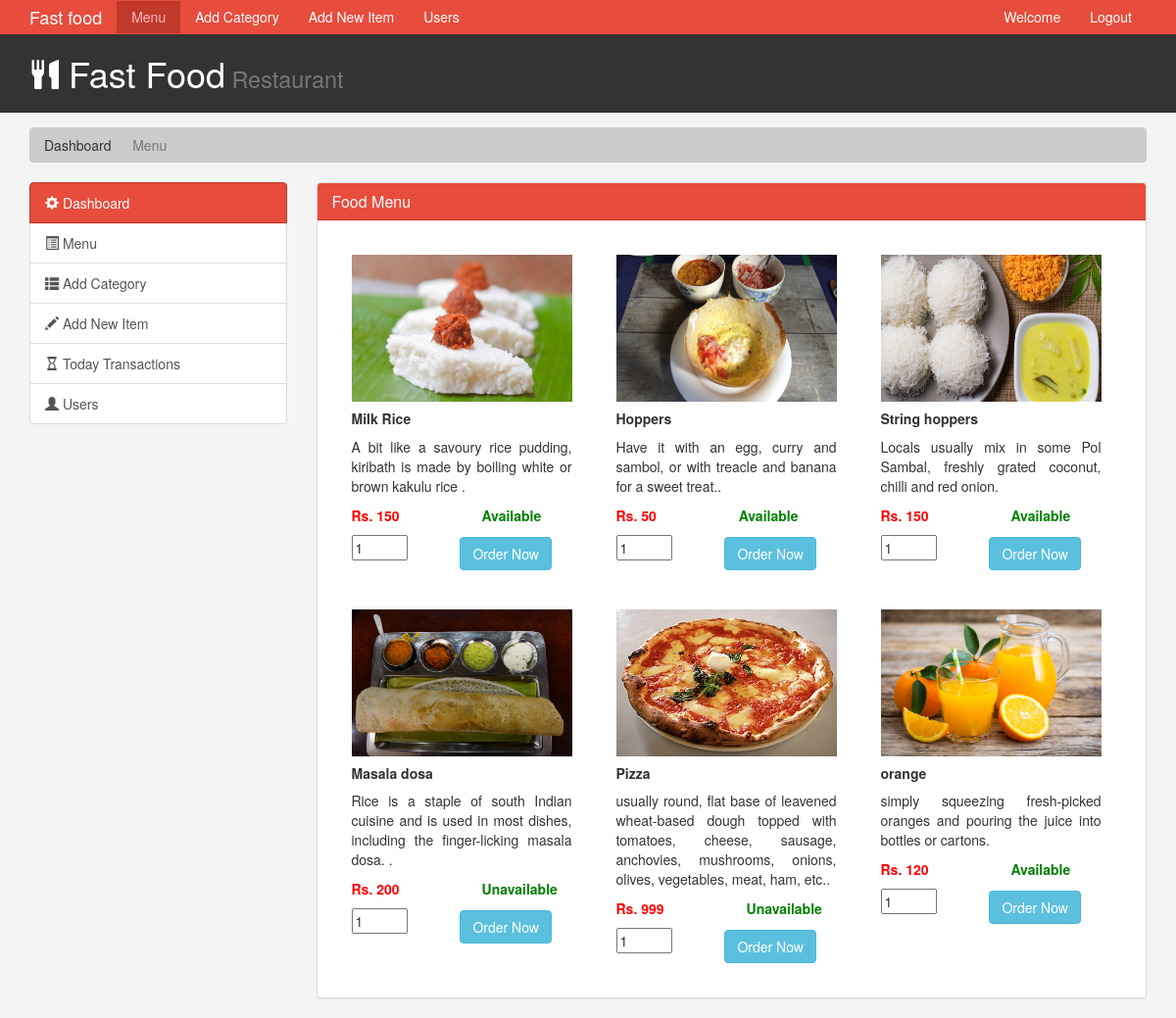
/admin/menu.php, run on the app's committed database.
### tables this page shows
CREATE TABLE `product_list` (
  `id` int(30) NOT NULL,
  `category_id` int(30) NOT NULL,
  `name` varchar(100) NOT NULL,
  `description` text NOT NULL,
  `price` float NOT NULL DEFAULT 0,
  `img_path` text NOT NULL,
  `status` tinyint(1) NOT NULL DEFAULT 1 COMMENT '0= unavailable, 1 Available'
);

### admin/menu.php (the view, shortened to what this page needs)
<?php
   include "db.php";
 ?>
<!DOCTYPE html>
<html lang="en">
  <head>
    <link href="css/bootstrap.min.css" rel="stylesheet">
    <link href="css//style.css" rel="stylesheet">
  </head>
  <body>
    <nav class="navbar navbar-default">
      <div class="container">
        <div class="navbar-header">
          <a class="navbar-brand" href="#">Fast food </a>
        </div>
        <div id="navbar" class="collapse navbar-collapse">
          <ul class="nav navbar-nav">
            <li class="active"><a href="menu.php">Menu</a></li>
            <li ><a href="add_category.html">Add Category</a></li>
            <li><a href="add_Item.html">Add New Item</a></li>
            <li><a href="users.html">Users</a></li>
          </ul>
          <ul class="nav navbar-nav navbar-right">
            <li><a href="#">Welcome </a></li>
            <li><a href="logout.php">Logout</a></li>
          </ul>
        </div>
      </div>
    </nav>
    <header id="header">
      <div class="container">
        <div class="row">
          <div class="col-md-10">
            <h1><span class="glyphicon glyphicon-cutlery" aria-hidden="true"></span> Fast Food<small> Restaurant</small></h1>
          </div>
          <div class="col-md-2">
          </div>
        </div>
      </div>
    </header>
    <section id="breadcrumb">
      <div class="container">
        <ol class="breadcrumb">
          <li><a href="index.php">Dashboard</a></li>
          <li class="active">Menu</li>
        </ol>
      </div>
    </section>
    <section id="main">
      <div class="container">
        <div class="row">
          <div class="col-md-3">
            <div class="list-group">
              <a href="index.php" class="list-group-item active main-color-bg">
                <span class="glyphicon glyphicon-cog" aria-hidden="true"></span> Dashboard
              </a>
              <a href="menu.php" class="list-group-item"><span class="glyphicon glyphicon-list-alt" aria-hidden="true"></span> Menu </a>
              <a href="add_category.html" class="list-group-item"><span class="glyphicon glyphicon-th-list" aria-hidden="true"></span> Add Category </a>
              <a href="add_Item.html" class="list-group-item"><span class="glyphicon glyphicon-pencil" aria-hidden="true"></span> Add New Item</a>
              <a href="today.php" class="list-group-item"><span class="glyphicon glyphicon-hourglass" aria-hidden="true"></span> Today Transactions </a>
              <a href="users.html" class="list-group-item"><span class="glyphicon glyphicon-user" aria-hidden="true"></span> Users </a>
            </div>
          </div>
          <div class="col-md-9">
            <div class="panel panel-default">
              <div class="panel-heading main-color-bg">
                <h3 class="panel-title">Food Menu</h3>
              </div>
              <div class="panel-body" >
              <?php
                    $query = "Select * from product_list order by id ASC";
                    $run = mysqli_query($conn,$query);
                    $checkrow = mysqli_num_rows($run)>0;
                    if($checkrow)
                    {
                        while($row= mysqli_fetch_assoc($run))
                        {
                          if($row['status'] == "1"){
                            $avi="Available";
                         }
                         else{
                           $avi="Unavailable";
                         }
                        ?>
                        <form action="manage_order.php?id=<?php echo $row['id'];?>" method="POST">
                    <div class="col-md-4 card-area"  >
                    <div class="card "  style="width: 18rem;">
                    <img class="card-img-top" src="uploadFiles/<?php echo $row['img_path'];?>"width="225px" height="150px"alt="Card image">
                    <div class="card-body" style="width:225px">
                        <h5 class="card-title"><b><?php echo $row['name'];?></b></h5>
                        <p class="card-text" style="width:225px;text-align:justify"><?php echo $row['description'];?>.</p>
                        <label style="color:red" ><b><?php echo "Rs. ".$row['price'];?></b></label>
                        <label style="color:green;margin-left:80px"><b><?php echo $avi ;?></b></label>
                        <input type="number" name="quantity" min="1" max="10" value="1" />
                        <button type="submit" name="add_to_cart" class="btn btn-info" style="margin-top:7px;margin-left:50px">Order Now</button>
                    </div>
                    </div>
                    </div>
                        </form>
                        <?php
                        }
                    }
                    else{
                        echo "No menu items";
                    }
                    ?>
              </div>
              </div>
              </div>
        </div>
      </div>
    </section>
  </body>
</html>

### admin/css/style.css (style rules this page uses)
body { background:#f4f4f4; }
.navbar { min-height: 33px !important; margin-bottom:0; border-radius:0; }
.navbar-nav > li > a, .navbar-brand { padding-top:6px !important; padding-bottom:0 !important; height: 33px; }
.navbar-default { background-color:#e74c3c; border-color:#e74c3c; }
.navbar-default .navbar-brand { color: #ffffff; }
.navbar-default .navbar-nav > li > a { color: #ffffff; }
.navbar-default .navbar-nav > .active > a, .navbar-default .navbar-nav > .active > a:hover, .navbar-default .navbar-nav > .active > a:focus { color: #ffbbbc; background-color: #c0392b; }
.navbar-default .navbar-collapse, .navbar-default .navbar-form { border-color: #ecf0f1; }
.main-color-bg { background-color: #e74c3c!important; border-color: #c0392b !important; color:#ffffff !important; }
#header { background:#333333; color:#ffffff; padding-bottom: 10px; margin-bottom: 15px; }
.glyphicon-cutlery { font-size: 30px; }
.breadcrumb { background:#cccccc; color:#333333; }
.breadcrumb a { color:#333333; }

### admin/menu.php (style rules this page uses)
.card-area { width:250px; padding:10px; margin:10px; }

### data on the page
product_list: img_path (picture), name "Milk Rice", description "A bit like a savoury rice pudding, kiribath is made by boiling white or brown kakulu rice", price "150", status "Available"
product_list: img_path (picture), name "Hoppers", description "Have it with an egg, curry and sambol, or with treacle and banana for a sweet treat.", price "50", status "Available"
product_list: img_path (picture), name "String hoppers", description "Locals usually mix in some Pol Sambal, freshly grated coconut, chilli and red onion", price "150", status "Available"
product_list: img_path (picture), name "Masala dosa", description "Rice is a staple of south Indian cuisine and is used in most dishes, including the finger-licking masala dosa.", price "200", status "Unavailable"
product_list: img_path (picture), name "Pizza", description "usually round, flat base of leavened wheat-based dough topped with tomatoes, cheese, sausage, anchovies, mushrooms, onions, olives, vegetables, meat, ham, etc.", price "999", status "Unavailable"
product_list: img_path (picture), name "orange", description "simply squeezing fresh-picked oranges and pouring the juice into bottles or cartons", price "120", status "Available"
